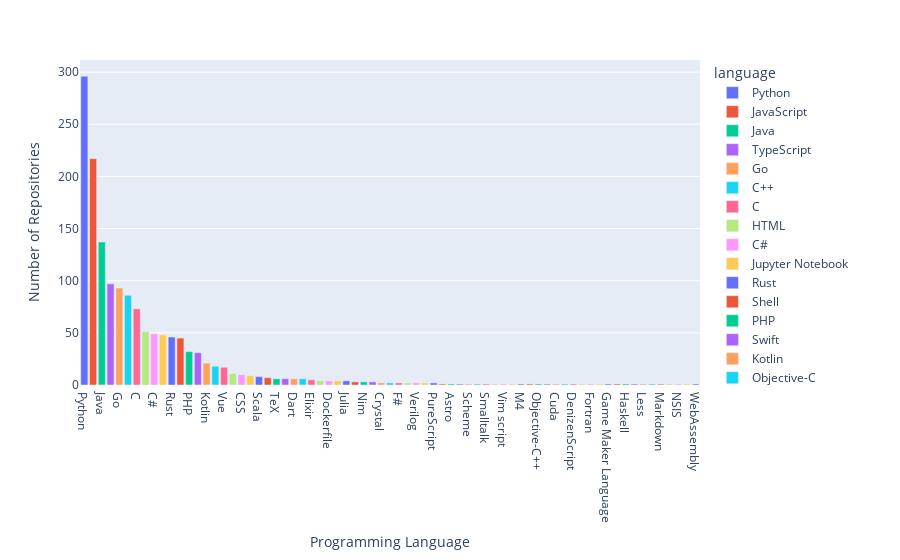

Notebook source saved alongside this figure:
### Code cell
import pandas as pd
import plotly.express as px


# Regrouper les repositories par langage et compter le nombre de repositories pour chaque langage
grouped_df = df.head(1500).groupby('language').count()

# Trier les langages par ordre décroissant du nombre de repositories
sorted_grouped_df = grouped_df.sort_values('name', ascending=False)

# Créer un diagramme à barres pour les langages les plus utilisés
fig = px.bar(sorted_grouped_df, x=sorted_grouped_df.index, y='name', color=sorted_grouped_df.index)

# Définir les étiquettes pour les axes x et y
fig.update_layout(xaxis_title='Programming Language', yaxis_title='Number of Repositories')

# Afficher le diagramme
fig.show()

### Figure 1 — Plotly figure (JSON) as saved in the notebook; plotly's stock layout.template omitted (floating-point values rounded to 4 significant figures)
{"data": [{"alignmentgroup": "True", "hovertemplate": "language=%{x}<br>name=%{y}<extra></extra>", "legendgroup": "Python", "marker": {"color": "#636efa", "pattern": {"shape": ""}}, "name": "Python", "offsetgroup": "Python", "orientation": "v", "showlegend": true, "textposition": "auto", "type": "bar", "x": ["Python"], "xaxis": "x", "y": [296], "yaxis": "y"}, {"alignmentgroup": "True", "hovertemplate": "language=%{x}<br>name=%{y}<extra></extra>", "legendgroup": "JavaScript", "marker": {"color": "#EF553B", "pattern": {"shape": ""}}, "name": "JavaScript", "offsetgroup": "JavaScript", "orientation": "v", "showlegend": true, "textposition": "auto", "type": "bar", "x": ["JavaScript"], "xaxis": "x", "y": [217], "yaxis": "y"}, {"alignmentgroup": "True", "hovertemplate": "language=%{x}<br>name=%{y}<extra></extra>", "legendgroup": "Java", "marker": {"color": "#00cc96", "pattern": {"shape": ""}}, "name": "Java", "offsetgroup": "Java", "orientation": "v", "showlegend": true, "textposition": "auto", "type": "bar", "x": ["Java"], "xaxis": "x", "y": [137], "yaxis": "y"}, {"alignmentgroup": "True", "hovertemplate": "language=%{x}<br>name=%{y}<extra></extra>", "legendgroup": "TypeScript", "marker": {"color": "#ab63fa", "pattern": {"shape": ""}}, "name": "TypeScript", "offsetgroup": "TypeScript", "orientation": "v", "showlegend": true, "textposition": "auto", "type": "bar", "x": ["TypeScript"], "xaxis": "x", "y": [97], "yaxis": "y"}, {"alignmentgroup": "True", "hovertemplate": "language=%{x}<br>name=%{y}<extra></extra>", "legendgroup": "Go", "marker": {"color": "#FFA15A", "pattern": {"shape": ""}}, "name": "Go", "offsetgroup": "Go", "orientation": "v", "showlegend": true, "textposition": "auto", "type": "bar", "x": ["Go"], "xaxis": "x", "y": [93], "yaxis": "y"}, {"alignmentgroup": "True", "hovertemplate": "language=%{x}<br>name=%{y}<extra></extra>", "legendgroup": "C++", "marker": {"color": "#19d3f3", "pattern": {"shape": ""}}, "name": "C++", "offsetgroup": "C++", "orientation": "v", "showlegend": true, "textposition": "auto", "type": "bar", "x": ["C++"], "xaxis": "x", "y": [86], "yaxis": "y"}, {"alignmentgroup": "True", "hovertemplate": "language=%{x}<br>name=%{y}<extra></extra>", "legendgroup": "C", "marker": {"color": "#FF6692", "pattern": {"shape": ""}}, "name": "C", "offsetgroup": "C", "orientation": "v", "showlegend": true, "textposition": "auto", "type": "bar", "x": ["C"], "xaxis": "x", "y": [73], "yaxis": "y"}, {"alignmentgroup": "True", "hovertemplate": "language=%{x}<br>name=%{y}<extra></extra>", "legendgroup": "HTML", "marker": {"color": "#B6E880", "pattern": {"shape": ""}}, "name": "HTML", "offsetgroup": "HTML", "orientation": "v", "showlegend": true, "textposition": "auto", "type": "bar", "x": ["HTML"], "xaxis": "x", "y": [51], "yaxis": "y"}, {"alignmentgroup": "True", "hovertemplate": "language=%{x}<br>name=%{y}<extra></extra>", "legendgroup": "C#", "marker": {"color": "#FF97FF", "pattern": {"shape": ""}}, "name": "C#", "offsetgroup": "C#", "orientation": "v", "showlegend": true, "textposition": "auto", "type": "bar", "x": ["C#"], "xaxis": "x", "y": [49], "yaxis": "y"}, {"alignmentgroup": "True", "hovertemplate": "language=%{x}<br>name=%{y}<extra></extra>", "legendgroup": "Jupyter Notebook", "marker": {"color": "#FECB52", "pattern": {"shape": ""}}, "name": "Jupyter Notebook", "offsetgroup": "Jupyter Notebook", "orientation": "v", "showlegend": true, "textposition": "auto", "type": "bar", "x": ["Jupyter Notebook"], "xaxis": "x", "y": [48], "yaxis": "y"}, {"alignmentgroup": "True", "hovertemplate": "language=%{x}<br>name=%{y}<extra></extra>", "legendgroup": "Rust", "marker": {"color": "#636efa", "pattern": {"shape": ""}}, "name": "Rust", "offsetgroup": "Rust", "orientation": "v", "showlegend": true, "textposition": "auto", "type": "bar", "x": ["Rust"], "xaxis": "x", "y": [46], "yaxis": "y"}, {"alignmentgroup": "True", "hovertemplate": "language=%{x}<br>name=%{y}<extra></extra>", "legendgroup": "Shell", "marker": {"color": "#EF553B", "pattern": {"shape": ""}}, "name": "Shell", "offsetgroup": "Shell", "orientation": "v", "showlegend": true, "textposition": "auto", "type": "bar", "x": ["Shell"], "xaxis": "x", "y": [45], "yaxis": "y"}, {"alignmentgroup": "True", "hovertemplate": "language=%{x}<br>name=%{y}<extra></extra>", "legendgroup": "PHP", "marker": {"color": "#00cc96", "pattern": {"shape": ""}}, "name": "PHP", "offsetgroup": "PHP", "orientation": "v", "showlegend": true, "textposition": "auto", "type": "bar", "x": ["PHP"], "xaxis": "x", "y": [32], "yaxis": "y"}, {"alignmentgroup": "True", "hovertemplate": "language=%{x}<br>name=%{y}<extra></extra>", "legendgroup": "Swift", "marker": {"color": "#ab63fa", "pattern": {"shape": ""}}, "name": "Swift", "offsetgroup": "Swift", "orientation": "v", "showlegend": true, "textposition": "auto", "type": "bar", "x": ["Swift"], "xaxis": "x", "y": [31], "yaxis": "y"}, {"alignmentgroup": "True", "hovertemplate": "language=%{x}<br>name=%{y}<extra></extra>", "legendgroup": "Kotlin", "marker": {"color": "#FFA15A", "pattern": {"shape": ""}}, "name": "Kotlin", "offsetgroup": "Kotlin", "orientation": "v", "showlegend": true, "textposition": "auto", "type": "bar", "x": ["Kotlin"], "xaxis": "x", "y": [21], "yaxis": "y"}, {"alignmentgroup": "True", "hovertemplate": "language=%{x}<br>name=%{y}<extra></extra>", "legendgroup": "Objective-C", "marker": {"color": "#19d3f3", "pattern": {"shape": ""}}, "name": "Objective-C", "offsetgroup": "Objective-C", "orientation": "v", "showlegend": true, "textposition": "auto", "type": "bar", "x": ["Objective-C"], "xaxis": "x", "y": [18], "yaxis": "y"}, {"alignmentgroup": "True", "hovertemplate": "language=%{x}<br>name=%{y}<extra></extra>", "legendgroup": "Vue", "marker": {"color": "#FF6692", "pattern": {"shape": ""}}, "name": "Vue", "offsetgroup": "Vue", "orientation": "v", "showlegend": true, "textposition": "auto", "type": "bar", "x": ["Vue"], "xaxis": "x", "y": [17], "yaxis": "y"}, {"alignmentgroup": "True", "hovertemplate": "language=%{x}<br>name=%{y}<extra></extra>", "legendgroup": "Ruby", "marker": {"color": "#B6E880", "pattern": {"shape": ""}}, "name": "Ruby", "offsetgroup": "Ruby", "orientation": "v", "showlegend": true, "textposition": "auto", "type": "bar", "x": ["Ruby"], "xaxis": "x", "y": [11], "yaxis": "y"}, {"alignmentgroup": "True", "hovertemplate": "language=%{x}<br>name=%{y}<extra></extra>", "legendgroup": "CSS", "marker": {"color": "#FF97FF", "pattern": {"shape": ""}}, "name": "CSS", "offsetgroup": "CSS", "orientation": "v", "showlegend": true, "textposition": "auto", "type": "bar", "x": ["CSS"], "xaxis": "x", "y": [10], "yaxis": "y"}, {"alignmentgroup": "True", "hovertemplate": "language=%{x}<br>name=%{y}<extra></extra>", "legendgroup": "R", "marker": {"color": "#FECB52", "pattern": {"shape": ""}}, "name": "R", "offsetgroup": "R", "orientation": "v", "showlegend": true, "textposition": "auto", "type": "bar", "x": ["R"], "xaxis": "x", "y": [9], "yaxis": "y"}, {"alignmentgroup": "True", "hovertemplate": "language=%{x}<br>name=%{y}<extra></extra>", "legendgroup": "Scala", "marker": {"color": "#636efa", "pattern": {"shape": ""}}, "name": "Scala", "offsetgroup": "Scala", "orientation": "v", "showlegend": true, "textposition": "auto", "type": "bar", "x": ["Scala"], "xaxis": "x", "y": [8], "yaxis": "y"}, {"alignmentgroup": "True", "hovertemplate": "language=%{x}<br>name=%{y}<extra></extra>", "legendgroup": "Emacs Lisp", "marker": {"color": "#EF553B", "pattern": {"shape": ""}}, "name": "Emacs Lisp", "offsetgroup": "Emacs Lisp", "orientation": "v", "showlegend": true, "textposition": "auto", "type": "bar", "x": ["Emacs Lisp"], "xaxis": "x", "y": [7], "yaxis": "y"}, {"alignmentgroup": "True", "hovertemplate": "language=%{x}<br>name=%{y}<extra></extra>", "legendgroup": "TeX", "marker": {"color": "#00cc96", "pattern": {"shape": ""}}, "name": "TeX", "offsetgroup": "TeX", "orientation": "v", "showlegend": true, "textposition": "auto", "type": "bar", "x": ["TeX"], "xaxis": "x", "y": [6], "yaxis": "y"}, {"alignmentgroup": "True", "hovertemplate": "language=%{x}<br>name=%{y}<extra></extra>", "legendgroup": "Clojure", "marker": {"color": "#ab63fa", "pattern": {"shape": ""}}, "name": "Clojure", "offsetgroup": "Clojure", "orientation": "v", "showlegend": true, "textposition": "auto", "type": "bar", "x": ["Clojure"], "xaxis": "x", "y": [6], "yaxis": "y"}, {"alignmentgroup": "True", "hovertemplate": "language=%{x}<br>name=%{y}<extra></extra>", "legendgroup": "Dart", "marker": {"color": "#FFA15A", "pattern": {"shape": ""}}, "name": "Dart", "offsetgroup": "Dart", "orientation": "v", "showlegend": true, "textposition": "auto", "type": "bar", "x": ["Dart"], "xaxis": "x", "y": [6], "yaxis": "y"}, {"alignmentgroup": "True", "hovertemplate": "language=%{x}<br>name=%{y}<extra></extra>", "legendgroup": "PowerShell", "marker": {"color": "#19d3f3", "pattern": {"shape": ""}}, "name": "PowerShell", "offsetgroup": "PowerShell", "orientation": "v", "showlegend": true, "textposition": "auto", "type": "bar", "x": ["PowerShell"], "xaxis": "x", "y": [6], "yaxis": "y"}, {"alignmentgroup": "True", "hovertemplate": "language=%{x}<br>name=%{y}<extra></extra>", "legendgroup": "Elixir", "marker": {"color": "#FF6692", "pattern": {"shape": ""}}, "name": "Elixir", "offsetgroup": "Elixir", "orientation": "v", "showlegend": true, "textposition": "auto", "type": "bar", "x": ["Elixir"], "xaxis": "x", "y": [5], "yaxis": "y"}, {"alignmentgroup": "True", "hovertemplate": "language=%{x}<br>name=%{y}<extra></extra>", "legendgroup": "Lua", "marker": {"color": "#B6E880", "pattern": {"shape": ""}}, "name": "Lua", "offsetgroup": "Lua", "orientation": "v", "showlegend": true, "textposition": "auto", "type": "bar", "x": ["Lua"], "xaxis": "x", "y": [4], "yaxis": "y"}, {"alignmentgroup": "True", "hovertemplate": "language=%{x}<br>name=%{y}<extra></extra>", "legendgroup": "Dockerfile", "marker": {"color": "#FF97FF", "pattern": {"shape": ""}}, "name": "Dockerfile", "offsetgroup": "Dockerfile", "orientation": "v", "showlegend": true, "textposition": "auto", "type": "bar", "x": ["Dockerfile"], "xaxis": "x", "y": [4], "yaxis": "y"}, {"alignmentgroup": "True", "hovertemplate": "language=%{x}<br>name=%{y}<extra></extra>", "legendgroup": "SCSS", "marker": {"color": "#FECB52", "pattern": {"shape": ""}}, "name": "SCSS", "offsetgroup": "SCSS", "orientation": "v", "showlegend": true, "textposition": "auto", "type": "bar", "x": ["SCSS"], "xaxis": "x", "y": [4], "yaxis": "y"}, {"alignmentgroup": "True", "hovertemplate": "language=%{x}<br>name=%{y}<extra></extra>", "legendgroup": "Julia", "marker": {"color": "#636efa", "pattern": {"shape": ""}}, "name": "Julia", "offsetgroup": "Julia", "orientation": "v", "showlegend": true, "textposition": "auto", "type": "bar", "x": ["Julia"], "xaxis": "x", "y": [4], "yaxis": "y"}, {"alignmentgroup": "True", "hovertemplate": "language=%{x}<br>name=%{y}<extra></extra>", "legendgroup": "Makefile", "marker": {"color": "#EF553B", "pattern": {"shape": ""}}, "name": "Makefile", "offsetgroup": "Makefile", "orientation": "v", "showlegend": true, "textposition": "auto", "type": "bar", "x": ["Makefile"], "xaxis": "x", "y": [3], "yaxis": "y"}, {"alignmentgroup": "True", "hovertemplate": "language=%{x}<br>name=%{y}<extra></extra>", "legendgroup": "Nim", "marker": {"color": "#00cc96", "pattern": {"shape": ""}}, "name": "Nim", "offsetgroup": "Nim", "orientation": "v", "showlegend": true, "textposition": "auto", "type": "bar", "x": ["Nim"], "xaxis": "x", "y": [3], "yaxis": "y"}, {"alignmentgroup": "True", "hovertemplate": "language=%{x}<br>name=%{y}<extra></extra>", "legendgroup": "HCL", "marker": {"color": "#ab63fa", "pattern": {"shape": ""}}, "name": "HCL", "offsetgroup": "HCL", "orientation": "v", "showlegend": true, "textposition": "auto", "type": "bar", "x": ["HCL"], "xaxis": "x", "y": [3], "yaxis": "y"}, {"alignmentgroup": "True", "hovertemplate": "language=%{x}<br>name=%{y}<extra></extra>", "legendgroup": "Crystal", "marker": {"color": "#FFA15A", "pattern": {"shape": ""}}, "name": "Crystal", "offsetgroup": "Crystal", "orientation": "v", "showlegend": true, "textposition": "auto", "type": "bar", "x": ["Crystal"], "xaxis": "x", "y": [2], "yaxis": "y"}, {"alignmentgroup": "True", "hovertemplate": "language=%{x}<br>name=%{y}<extra></extra>", "legendgroup": "AutoHotkey", "marker": {"color": "#19d3f3", "pattern": {"shape": ""}}, "name": "AutoHotkey", "offsetgroup": "AutoHotkey", "orientation": "v", "showlegend": true, "textposition": "auto", "type": "bar", "x": ["AutoHotkey"], "xaxis": "x", "y": [2], "yaxis": "y"}, {"alignmentgroup": "True", "hovertemplate": "language=%{x}<br>name=%{y}<extra></extra>", "legendgroup": "F#", "marker": {"color": "#FF6692", "pattern": {"shape": ""}}, "name": "F#", "offsetgroup": "F#", "orientation": "v", "showlegend": true, "textposition": "auto", "type": "bar", "x": ["F#"], "xaxis": "x", "y": [2], "yaxis": "y"}, {"alignmentgroup": "True", "hovertemplate": "language=%{x}<br>name=%{y}<extra></extra>", "legendgroup": "ShaderLab", "marker": {"color": "#B6E880", "pattern": {"shape": ""}}, "name": "ShaderLab", "offsetgroup": "ShaderLab", "orientation": "v", "showlegend": true, "textposition": "auto", "type": "bar", "x": ["ShaderLab"], "xaxis": "x", "y": [2], "yaxis": "y"}, {"alignmentgroup": "True", "hovertemplate": "language=%{x}<br>name=%{y}<extra></extra>", "legendgroup": "Verilog", "marker": {"color": "#FF97FF", "pattern": {"shape": ""}}, "name": "Verilog", "offsetgroup": "Verilog", "orientation": "v", "showlegend": true, "textposition": "auto", "type": "bar", "x": ["Verilog"], "xaxis": "x", "y": [2], "yaxis": "y"}, {"alignmentgroup": "True", "hovertemplate": "language=%{x}<br>name=%{y}<extra></extra>", "legendgroup": "Batchfile", "marker": {"color": "#FECB52", "pattern": {"shape": ""}}, "name": "Batchfile", "offsetgroup": "Batchfile", "orientation": "v", "showlegend": true, "textposition": "auto", "type": "bar", "x": ["Batchfile"], "xaxis": "x", "y": [2], "yaxis": "y"}, {"alignmentgroup": "True", "hovertemplate": "language=%{x}<br>name=%{y}<extra></extra>", "legendgroup": "PureScript", "marker": {"color": "#636efa", "pattern": {"shape": ""}}, "name": "PureScript", "offsetgroup": "PureScript", "orientation": "v", "showlegend": true, "textposition": "auto", "type": "bar", "x": ["PureScript"], "xaxis": "x", "y": [2], "yaxis": "y"}, {"alignmentgroup": "True", "hovertemplate": "language=%{x}<br>name=%{y}<extra></extra>", "legendgroup": "Racket", "marker": {"color": "#EF553B", "pattern": {"shape": ""}}, "name": "Racket", "offsetgroup": "Racket", "orientation": "v", "showlegend": true, "textposition": "auto", "type": "bar", "x": ["Racket"], "xaxis": "x", "y": [1], "yaxis": "y"}, {"alignmentgroup": "True", "hovertemplate": "language=%{x}<br>name=%{y}<extra></extra>", "legendgroup": "Astro", "marker": {"color": "#00cc96", "pattern": {"shape": ""}}, "name": "Astro", "offsetgroup": "Astro", "orientation": "v", "showlegend": true, "textposition": "auto", "type": "bar", "x": ["Astro"], "xaxis": "x", "y": [1], "yaxis": "y"}, {"alignmentgroup": "True", "hovertemplate": "language=%{x}<br>name=%{y}<extra></extra>", "legendgroup": "Reason", "marker": {"color": "#ab63fa", "pattern": {"shape": ""}}, "name": "Reason", "offsetgroup": "Reason", "orientation": "v", "showlegend": true, "textposition": "auto", "type": "bar", "x": ["Reason"], "xaxis": "x", "y": [1], "yaxis": "y"}, {"alignmentgroup": "True", "hovertemplate": "language=%{x}<br>name=%{y}<extra></extra>", "legendgroup": "Scheme", "marker": {"color": "#FFA15A", "pattern": {"shape": ""}}, "name": "Scheme", "offsetgroup": "Scheme", "orientation": "v", "showlegend": true, "textposition": "auto", "type": "bar", "x": ["Scheme"], "xaxis": "x", "y": [1], "yaxis": "y"}, {"alignmentgroup": "True", "hovertemplate": "language=%{x}<br>name=%{y}<extra></extra>", "legendgroup": "QML", "marker": {"color": "#19d3f3", "pattern": {"shape": ""}}, "name": "QML", "offsetgroup": "QML", "orientation": "v", "showlegend": true, "textposition": "auto", "type": "bar", "x": ["QML"], "xaxis": "x", "y": [1], "yaxis": "y"}, {"alignmentgroup": "True", "hovertemplate": "language=%{x}<br>name=%{y}<extra></extra>", "legendgroup": "Smalltalk", "marker": {"color": "#FF6692", "pattern": {"shape": ""}}, "name": "Smalltalk", "offsetgroup": "Smalltalk", "orientation": "v", "showlegend": true, "textposition": "auto", "type": "bar", "x": ["Smalltalk"], "xaxis": "x", "y": [1], "yaxis": "y"}, {"alignmentgroup": "True", "hovertemplate": "language=%{x}<br>name=%{y}<extra></extra>", "legendgroup": "Vim Script", "marker": {"color": "#B6E880", "pattern": {"shape": ""}}, "name": "Vim Script", "offsetgroup": "Vim Script", "orientation": "v", "showlegend": true, "textposition": "auto", "type": "bar", "x": ["Vim Script"], "xaxis": "x", "y": [1], "yaxis": "y"}, {"alignmentgroup": "True", "hovertemplate": "language=%{x}<br>name=%{y}<extra></extra>", "legendgroup": "Vim script", "marker": {"color": "#FF97FF", "pattern": {"shape": ""}}, "name": "Vim script", "offsetgroup": "Vim script", "orientation": "v", "showlegend": true, "textposition": "auto", "type": "bar", "x": ["Vim script"], "xaxis": "x", "y": [1], "yaxis": "y"}, {"alignmentgroup": "True", "hovertemplate": "language=%{x}<br>name=%{y}<extra></extra>", "legendgroup": "Slash", "marker": {"color": "#FECB52", "pattern": {"shape": ""}}, "name": "Slash", "offsetgroup": "Slash", "orientation": "v", "showlegend": true, "textposition": "auto", "type": "bar", "x": ["Slash"], "xaxis": "x", "y": [1], "yaxis": "y"}, {"alignmentgroup": "True", "hovertemplate": "language=%{x}<br>name=%{y}<extra></extra>", "legendgroup": "M4", "marker": {"color": "#636efa", "pattern": {"shape": ""}}, "name": "M4", "offsetgroup": "M4", "orientation": "v", "showlegend": true, "textposition": "auto", "type": "bar", "x": ["M4"], "xaxis": "x", "y": [1], "yaxis": "y"}, {"alignmentgroup": "True", "hovertemplate": "language=%{x}<br>name=%{y}<extra></extra>", "legendgroup": "Perl", "marker": {"color": "#EF553B", "pattern": {"shape": ""}}, "name": "Perl", "offsetgroup": "Perl", "orientation": "v", "showlegend": true, "textposition": "auto", "type": "bar", "x": ["Perl"], "xaxis": "x", "y": [1], "yaxis": "y"}, {"alignmentgroup": "True", "hovertemplate": "language=%{x}<br>name=%{y}<extra></extra>", "legendgroup": "Objective-C++", "marker": {"color": "#00cc96", "pattern": {"shape": ""}}, "name": "Objective-C++", "offsetgroup": "Objective-C++", "orientation": "v", "showlegend": true, "textposition": "auto", "type": "bar", "x": ["Objective-C++"], "xaxis": "x", "y": [1], "yaxis": "y"}, {"alignmentgroup": "True", "hovertemplate": "language=%{x}<br>name=%{y}<extra></extra>", "legendgroup": "CMake", "marker": {"color": "#ab63fa", "pattern": {"shape": ""}}, "name": "CMake", "offsetgroup": "CMake", "orientation": "v", "showlegend": true, "textposition": "auto", "type": "bar", "x": ["CMake"], "xaxis": "x", "y": [1], "yaxis": "y"}, {"alignmentgroup": "True", "hovertemplate": "language=%{x}<br>name=%{y}<extra></extra>", "legendgroup": "Cuda", "marker": {"color": "#FFA15A", "pattern": {"shape": ""}}, "name": "Cuda", "offsetgroup": "Cuda", "orientation": "v", "showlegend": true, "textposition": "auto", "type": "bar", "x": ["Cuda"], "xaxis": "x", "y": [1], "yaxis": "y"}, {"alignmentgroup": "True", "hovertemplate": "language=%{x}<br>name=%{y}<extra></extra>", "legendgroup": "Cycript", "marker": {"color": "#19d3f3", "pattern": {"shape": ""}}, "name": "Cycript", "offsetgroup": "Cycript", "orientation": "v", "showlegend": true, "textposition": "auto", "type": "bar", "x": ["Cycript"], "xaxis": "x", "y": [1], "yaxis": "y"}, {"alignmentgroup": "True", "hovertemplate": "language=%{x}<br>name=%{y}<extra></extra>", "legendgroup": "DenizenScript", "marker": {"color": "#FF6692", "pattern": {"shape": ""}}, "name": "DenizenScript", "offsetgroup": "DenizenScript", "orientation": "v", "showlegend": true, "textposition": "auto", "type": "bar", "x": ["DenizenScript"], "xaxis": "x", "y": [1], "yaxis": "y"}, {"alignmentgroup": "True", "hovertemplate": "language=%{x}<br>name=%{y}<extra></extra>", "legendgroup": "F*", "marker": {"color": "#B6E880", "pattern": {"shape": ""}}, "name": "F*", "offsetgroup": "F*", "orientation": "v", "showlegend": true, "textposition": "auto", "type": "bar", "x": ["F*"], "xaxis": "x", "y": [1], "yaxis": "y"}, {"alignmentgroup": "True", "hovertemplate": "language=%{x}<br>name=%{y}<extra></extra>", "legendgroup": "Fortran", "marker": {"color": "#FF97FF", "pattern": {"shape": ""}}, "name": "Fortran", "offsetgroup": "Fortran", "orientation": "v", "showlegend": true, "textposition": "auto", "type": "bar", "x": ["Fortran"], "xaxis": "x", "y": [1], "yaxis": "y"}, {"alignmentgroup": "True", "hovertemplate": "language=%{x}<br>name=%{y}<extra></extra>", "legendgroup": "GLSL", "marker": {"color": "#FECB52", "pattern": {"shape": ""}}, "name": "GLSL", "offsetgroup": "GLSL", "orientation": "v", "showlegend": true, "textposition": "auto", "type": "bar", "x": ["GLSL"], "xaxis": "x", "y": [1], "yaxis": "y"}, {"alignmentgroup": "True", "hovertemplate": "language=%{x}<br>name=%{y}<extra></extra>", "legendgroup": "Game Maker Language", "marker": {"color": "#636efa", "pattern": {"shape": ""}}, "name": "Game Maker Language", "offsetgroup": "Game Maker Language", "orientation": "v", "showlegend": true, "textposition": "auto", "type": "bar", "x": ["Game Maker Language"], "xaxis": "x", "y": [1], "yaxis": "y"}, {"alignmentgroup": "True", "hovertemplate": "language=%{x}<br>name=%{y}<extra></extra>", "legendgroup": "Handlebars", "marker": {"color": "#EF553B", "pattern": {"shape": ""}}, "name": "Handlebars", "offsetgroup": "Handlebars", "orientation": "v", "showlegend": true, "textposition": "auto", "type": "bar", "x": ["Handlebars"], "xaxis": "x", "y": [1], "yaxis": "y"}, {"alignmentgroup": "True", "hovertemplate": "language=%{x}<br>name=%{y}<extra></extra>", "legendgroup": "Haskell", "marker": {"color": "#00cc96", "pattern": {"shape": ""}}, "name": "Haskell", "offsetgroup": "Haskell", "orientation": "v", "showlegend": true, "textposition": "auto", "type": "bar", "x": ["Haskell"], "xaxis": "x", "y": [1], "yaxis": "y"}, {"alignmentgroup": "True", "hovertemplate": "language=%{x}<br>name=%{y}<extra></extra>", "legendgroup": "Jsonnet", "marker": {"color": "#ab63fa", "pattern": {"shape": ""}}, "name": "Jsonnet", "offsetgroup": "Jsonnet", "orientation": "v", "showlegend": true, "textposition": "auto", "type": "bar", "x": ["Jsonnet"], "xaxis": "x", "y": [1], "yaxis": "y"}, {"alignmentgroup": "True", "hovertemplate": "language=%{x}<br>name=%{y}<extra></extra>", "legendgroup": "Less", "marker": {"color": "#FFA15A", "pattern": {"shape": ""}}, "name": "Less", "offsetgroup": "Less", "orientation": "v", "showlegend": true, "textposition": "auto", "type": "bar", "x": ["Less"], "xaxis": "x", "y": [1], "yaxis": "y"}, {"alignmentgroup": "True", "hovertemplate": "language=%{x}<br>name=%{y}<extra></extra>", "legendgroup": "MQL5", "marker": {"color": "#19d3f3", "pattern": {"shape": ""}}, "name": "MQL5", "offsetgroup": "MQL5", "orientation": "v", "showlegend": true, "textposition": "auto", "type": "bar", "x": ["MQL5"], "xaxis": "x", "y": [1], "yaxis": "y"}, {"alignmentgroup": "True", "hovertemplate": "language=%{x}<br>name=%{y}<extra></extra>", "legendgroup": "Markdown", "marker": {"color": "#FF6692", "pattern": {"shape": ""}}, "name": "Markdown", "offsetgroup": "Markdown", "orientation": "v", "showlegend": true, "textposition": "auto", "type": "bar", "x": ["Markdown"], "xaxis": "x", "y": [1], "yaxis": "y"}, {"alignmentgroup": "True", "hovertemplate": "language=%{x}<br>name=%{y}<extra></extra>", "legendgroup": "Matlab", "marker": {"color": "#B6E880", "pattern": {"shape": ""}}, "name": "Matlab", "offsetgroup": "Matlab", "orientation": "v", "showlegend": true, "textposition": "auto", "type": "bar", "x": ["Matlab"], "xaxis": "x", "y": [1], "yaxis": "y"}, {"alignmentgroup": "True", "hovertemplate": "language=%{x}<br>name=%{y}<extra></extra>", "legendgroup": "NSIS", "marker": {"color": "#FF97FF", "pattern": {"shape": ""}}, "name": "NSIS", "offsetgroup": "NSIS", "orientation": "v", "showlegend": true, "textposition": "auto", "type": "bar", "x": ["NSIS"], "xaxis": "x", "y": [1], "yaxis": "y"}, {"alignmentgroup": "True", "hovertemplate": "language=%{x}<br>name=%{y}<extra></extra>", "legendgroup": "Nunjucks", "marker": {"color": "#FECB52", "pattern": {"shape": ""}}, "name": "Nunjucks", "offsetgroup": "Nunjucks", "orientation": "v", "showlegend": true, "textposition": "auto", "type": "bar", "x": ["Nunjucks"], "xaxis": "x", "y": [1], "yaxis": "y"}, {"alignmentgroup": "True", "hovertemplate": "language=%{x}<br>name=%{y}<extra></extra>", "legendgroup": "WebAssembly", "marker": {"color": "#636efa", "pattern": {"shape": ""}}, "name": "WebAssembly", "offsetgroup": "WebAssembly", "orientation": "v", "showlegend": true, "textposition": "auto", "type": "bar", "x": ["WebAssembly"], "xaxis": "x", "y": [1], "yaxis": "y"}], "layout": {"barmode": "relative", "legend": {"title": {"text": "language"}, "tracegroupgap": 0}, "margin": {"t": 60}, "xaxis": {"anchor": "y", "categoryarray": ["Python", "JavaScript", "Java", "TypeScript", "Go", "C++", "C", "HTML", "C#", "Jupyter Notebook", "Rust", "Shell", "PHP", "Swift", "Kotlin", "Objective-C", "Vue", "Ruby", "CSS", "R", "Scala", "Emacs Lisp", "TeX", "Clojure", "Dart", "PowerShell", "Elixir", "Lua", "Dockerfile", "SCSS", "Julia", "Makefile", "Nim", "HCL", "Crystal", "AutoHotkey", "F#", "ShaderLab", "Verilog", "Batchfile", "PureScript", "Racket", "Astro", "Reason", "Scheme", "QML", "Smalltalk", "Vim Script", "Vim script", "Slash", "M4", "Perl", "Objective-C++", "CMake", "Cuda", "Cycript", "DenizenScript", "F*", "Fortran", "GLSL", "Game Maker Language", "Handlebars", "Haskell", "Jsonnet", "Less", "MQL5", "Markdown", "Matlab", "NSIS", "Nunjucks", "WebAssembly"], "categoryorder": "array", "domain": [0, 1], "title": {"text": "Programming Language"}}, "yaxis": {"anchor": "x", "domain": [0, 1], "title": {"text": "Number of Repositories"}}}}
